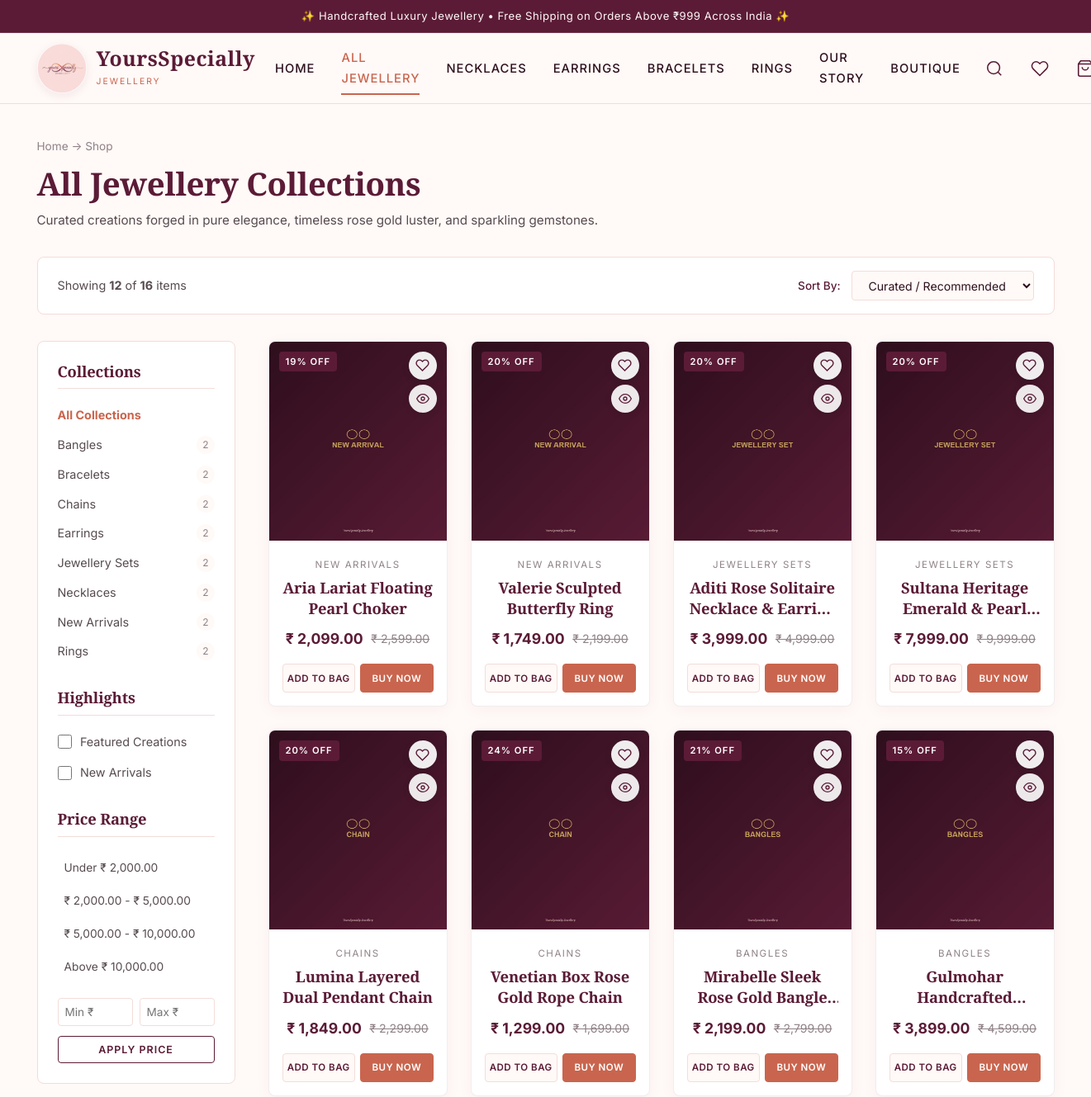
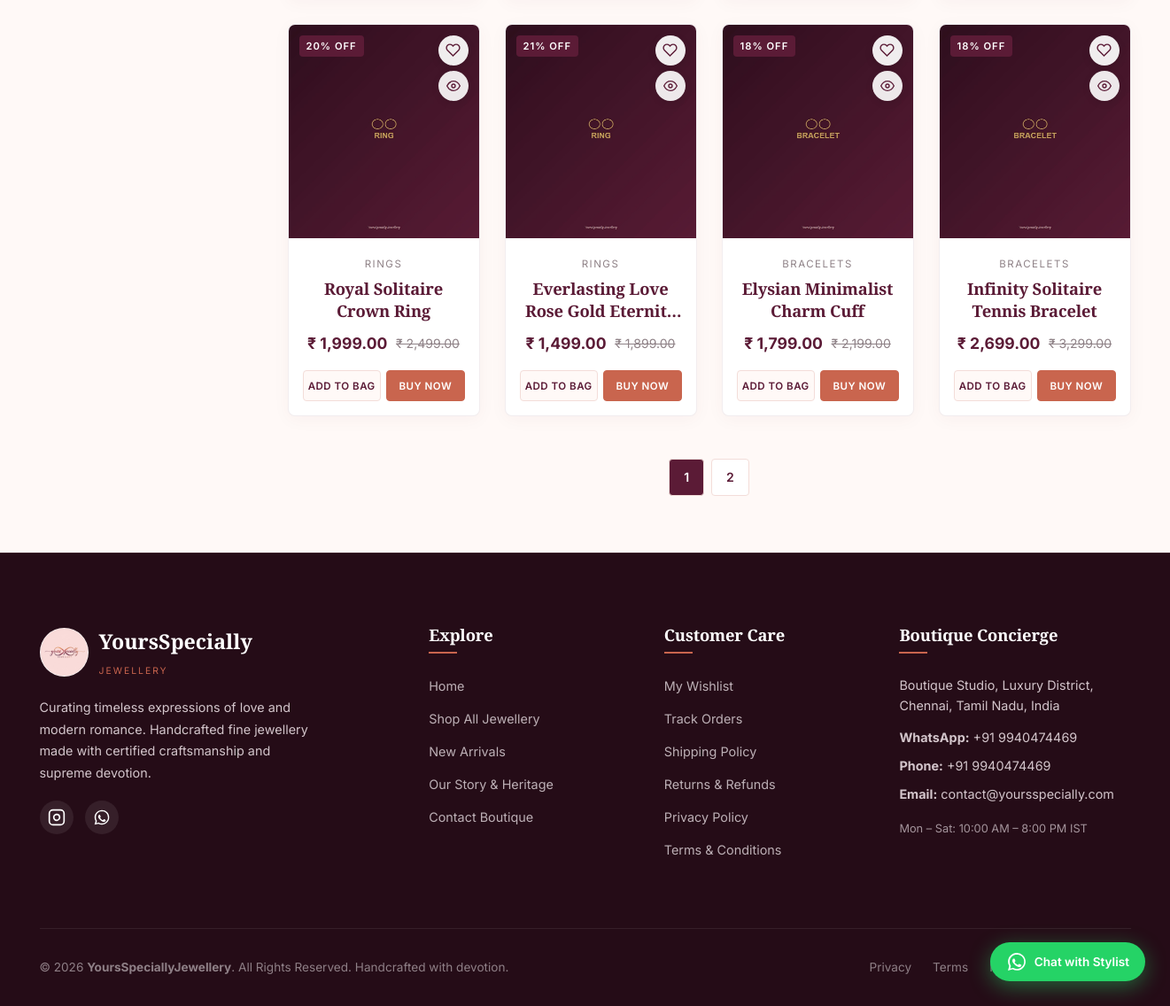
/products.php, run on the app's committed database (2 pictures, top to bottom).
### tables this page shows
CREATE TABLE IF NOT EXISTS `categories` (
  `id` INT UNSIGNED NOT NULL AUTO_INCREMENT,
  `name` VARCHAR(100) NOT NULL,
  `slug` VARCHAR(120) NOT NULL UNIQUE,
  `description` TEXT DEFAULT NULL,
  `image` VARCHAR(255) DEFAULT NULL,
  `status` TINYINT(1) NOT NULL DEFAULT 1,
  `display_order` INT NOT NULL DEFAULT 0,
  `created_at` TIMESTAMP DEFAULT CURRENT_TIMESTAMP,
  PRIMARY KEY (`id`),
  INDEX `idx_cat_slug` (`slug`),
  INDEX `idx_cat_status` (`status`),
  INDEX `idx_cat_order` (`status`, `display_order`, `id`)
);

CREATE TABLE IF NOT EXISTS `products` (
  `id` INT UNSIGNED NOT NULL AUTO_INCREMENT,
  `category_id` INT UNSIGNED NOT NULL,
  `name` VARCHAR(200) NOT NULL,
  `slug` VARCHAR(220) NOT NULL UNIQUE,
  `description` LONGTEXT DEFAULT NULL,
  `price` DECIMAL(10,2) NOT NULL,
  `sale_price` DECIMAL(10,2) DEFAULT NULL,
  `stock` INT NOT NULL DEFAULT 0,
  `sku` VARCHAR(50) NOT NULL UNIQUE,
  `main_image` VARCHAR(255) DEFAULT NULL,
  `status` TINYINT(1) NOT NULL DEFAULT 1,
  `featured` TINYINT(1) NOT NULL DEFAULT 0,
  `is_new_arrival` TINYINT(1) NOT NULL DEFAULT 0,
  `display_order` INT NOT NULL DEFAULT 0,
  `created_at` TIMESTAMP DEFAULT CURRENT_TIMESTAMP,
  `updated_at` TIMESTAMP DEFAULT CURRENT_TIMESTAMP ON UPDATE CURRENT_TIMESTAMP,
  PRIMARY KEY (`id`),
  INDEX `idx_prod_cat` (`category_id`),
  INDEX `idx_prod_slug` (`slug`),
  INDEX `idx_prod_sku` (`sku`),
  INDEX `idx_prod_status` (`status`),
  INDEX `idx_prod_featured` (`featured`),
  INDEX `idx_prod_new` (`status`, `is_new_arrival`, `display_order`),
  INDEX `idx_prod_order` (`status`, `display_order`, `id`),
  CONSTRAINT `fk_products_category` FOREIGN KEY (`category_id`) REFERENCES `categories` (`id`) ON DELETE CASCADE
);

### products.php (the view, shortened to what the rows shown need)
<?php
require_once __DIR__ . '/config/config.php';
$categorySlug = trim($_GET['category'] ?? '');
$sort = trim($_GET['sort'] ?? 'recommended');
$page = max(1, (int)($_GET['page'] ?? 1));
$perPage = 12;
$offset = ($page - 1) * $perPage;
$currentCategory = null;
$whereConditions = ["p.status = 1"];
$params = [];
function getFilterUrl($overrides = []) {
    $params = $_GET;
    unset($params['page']);
    foreach ($overrides as $k => $v) {
        if ($v === null || $v === '') {
            unset($params[$k]);
        } else {
            $params[$k] = $v;
        }
    }
    return 'products.php' . (!empty($params) ? '?' . http_build_query($params) : '');
}
try {
    $db = getDBConnection();
    $catStmt = $db->query("SELECT id, name, slug, (SELECT COUNT(*) FROM products WHERE category_id = categories.id AND status = 1) as prod_count
                           FROM categories
                           WHERE status = 1
                           ORDER BY display_order ASC, name ASC");
    $allCategories = $catStmt->fetchAll();
    switch ($sort) {
        case 'recommended':
        default:
            $orderBy = "p.display_order ASC, p.id DESC";
            break;
    }
    $whereSql = implode(" AND ", $whereConditions);
    $sql = "SELECT p.*, c.name AS category_name, c.slug AS category_slug
            FROM products p
            LEFT JOIN categories c ON p.category_id = c.id
            WHERE " . $whereSql . "
            ORDER BY " . $orderBy . "
            LIMIT " . (int)$perPage . " OFFSET " . (int)$offset;
    $stmt = $db->prepare($sql);
    $stmt->execute($params);
    $products = $stmt->fetchAll();
} catch (Exception $e) {
    error_log("Products page error: " . $e->getMessage());
    $products = [];
    $allCategories = [];
    $totalProducts = 0;
    $totalPages = 1;
}
require_once __DIR__ . '/includes/header.php';
?>
<div class="container" style="padding-top: 2.5rem; padding-bottom: 4rem;">
    <div style="margin-bottom: 2rem;">
        <h1 style="font-size: 2.4rem; color: var(--primary); margin-bottom: 0.5rem;">
            <?= $currentCategory ? e($currentCategory['name']) : 'All Jewellery Collections' ?>
        </h1>
    </div>
    <div class="catalog-layout">
        <aside id="catalogFilterSidebar" style="background: #fff; padding: 1.5rem; border-radius: var(--radius-md); border: 1px solid var(--border-subtle);">
            <ul style="display: flex; flex-direction: column; gap: 0.75rem; margin-bottom: 2rem;">
                <?php foreach ($allCategories as $cat): ?>
                    <li>
                        <a href="<?= BASE_URL . e(getFilterUrl(['category' => $cat['slug']])) ?>" style="display: flex; justify-content: space-between; align-items: center; font-size: 0.9rem; color: <?= ($categorySlug == $cat['slug']) ? 'var(--secondary); font-weight: 700;' : 'var(--text-secondary);' ?>">
                            <span><?= e($cat['name']) ?></span>
                            <span style="font-size: 0.75rem; background: var(--bg-cream); color: var(--text-muted); padding: 1px 7px; border-radius: 12px;"><?= $cat['prod_count'] ?></span>
                        </a>
                    </li>
                <?php endforeach; ?>
            </ul>
        </aside>
        <main>
            <?php if (empty($products)): ?>
                <div style="background: #fff; padding: 4rem 2rem; text-align: center; border-radius: var(--radius-md); border: 1px solid var(--border-subtle);">
                    <svg viewBox="0 0 24 24" width="48" height="48" fill="none" stroke="var(--primary)" stroke-width="1.5" style="margin-bottom: 1rem;">
                        <circle cx="11" cy="11" r="8"></circle>
                        <line x1="21" y1="21" x2="16.65" y2="16.65"></line>
                    </svg>
                    <h3 style="margin-bottom: 0.5rem;">No Jewellery Pieces Found</h3>
                    <p style="color: var(--text-secondary); max-width: 420px; margin: 0 auto 1.5rem;">
                        We couldn't find any designs matching your selected criteria. Try adjusting your filters or search keywords.
                    </p>
                    <a href="<?= BASE_URL ?>products.php" class="btn btn-primary">Browse All Creations</a>
                </div>
            <?php else: ?>
                <div class="product-grid">
                    <?php foreach ($products as $prod):
                        $hasDiscount = !empty($prod['sale_price']) && $prod['sale_price'] < $prod['price'];
                        $discountPercent = $hasDiscount ? round((($prod['price'] - $prod['sale_price']) / $prod['price']) * 100) : 0;
                    ?>
                        <div class="product-card">
                            <div class="product-thumb-wrap">
                                <a href="<?= BASE_URL ?>product.php?slug=<?= urlencode($prod['slug']) ?>">
                                    <img src="<?= BASE_URL . e($prod['main_image'] ?: 'assets/images/prod-neck-1.jpg') ?>" alt="<?= e($prod['name']) ?>" class="product-thumb" loading="lazy">
                                </a>
                                <?php if ($hasDiscount): ?>
                                    <span class="product-badge badge-discount"><?= $discountPercent ?>% OFF</span>
                                <?php elseif (!empty($prod['is_new_arrival'])): ?>
                                    <span class="product-badge badge-new-arrival">New Arrival</span>
                                <?php elseif (!empty($prod['featured'])): ?>
                                    <span class="product-badge">Featured</span>
                                <?php endif; ?>
                                <div class="product-actions-floating">
                                    <button type="button" class="wishlist-toggle-btn"
                                            data-product-id="<?= $prod['id'] ?>"
                                            data-name="<?= e($prod['name']) ?>"
                                            data-slug="<?= e($prod['slug']) ?>"
                                            data-price="<?= e($prod['price']) ?>"
                                            data-sale-price="<?= e($prod['sale_price'] ?? '') ?>"
                                            data-image="<?= e($prod['main_image'] ?: 'assets/images/prod-neck-1.jpg') ?>"
                                            data-sku="<?= e($prod['sku']) ?>"
                                            data-in-stock="<?= ($prod['stock'] > 0) ? '1' : '0' ?>"
                                            title="Save to Wishlist" aria-label="Save to Wishlist">
                                        <svg viewBox="0 0 24 24" width="16" height="16" stroke-width="2">
                                            <path d="M20.84 4.61a5.5 5.5 0 0 0-7.78 0L12 5.67l-1.06-1.06a5.5 5.5 0 0 0-7.78 7.78l1.06 1.06L12 21.23l7.78-7.78 1.06-1.06a5.5 5.5 0 0 0 0-7.78z"></path>
                                        </svg>
                                    </button>
                                    <a href="<?= BASE_URL ?>product.php?slug=<?= urlencode($prod['slug']) ?>" class="floating-action-btn" title="View Details">
                                        <svg viewBox="0 0 24 24" width="16" height="16" fill="none" stroke="currentColor" stroke-width="2">
                                            <path d="M1 12s4-8 11-8 11 8 11 8-4 8-11 8-11-8-11-8z"></path>
                                            <circle cx="12" cy="12" r="3"></circle>
                                        </svg>
                                    </a>
                                </div>
                            </div>
                            <div class="product-info">
                                <span class="product-category-name"><?= e($prod['category_name'] ?? 'Jewellery') ?></span>
                                <h4 class="product-title">
                                    <a href="<?= BASE_URL ?>product.php?slug=<?= urlencode($prod['slug']) ?>"><?= e($prod['name']) ?></a>
                                </h4>
                                <div class="product-price-box">
                                    <?php if ($hasDiscount): ?>
                                        <span class="price-current"><?= formatPrice($prod['sale_price']) ?></span>
                                        <span class="price-original"><?= formatPrice($prod['price']) ?></span>
                                    <?php else: ?>
                                        <span class="price-current"><?= formatPrice($prod['price']) ?></span>
                                    <?php endif; ?>
                                </div>
                                <div class="product-card-footer">
                                    <?php if ((int)$prod['stock'] > 0): ?>
                                        <button type="button" class="btn-add-cart ajax-add-to-cart" data-product-id="<?= $prod['id'] ?>">Add to Bag</button>
                                        <button type="button" class="btn-buy-now" data-product-id="<?= $prod['id'] ?>" onclick="buyNow(<?= $prod['id'] ?>)">Buy Now</button>
                                    <?php else: ?>
                                        <span class="btn-out-of-stock">Sold Out</span>
                                    <?php endif; ?>
                                </div>
                            </div>
                        </div>
                    <?php endforeach; ?>
                </div>
            <?php endif; ?>
        </main>
    </div>
</div>
<?php require_once __DIR__ . '/includes/footer.php'; ?>

### includes/header.php (shortened to what the rows shown need)
<?php
require_once __DIR__ . '/../config/config.php';
$announcement = getSetting('announcement_bar', '✨ Handcrafted Luxury Jewellery • Free Shipping on Orders Above ₹999 Across India ✨');
$navCategories = [];
try {
    $dbNav = getDBConnection();
    $navCatStmt = $dbNav->query("SELECT id, name, slug FROM categories WHERE status = 1 ORDER BY display_order ASC, id ASC");
    $navCategories = $navCatStmt->fetchAll();
} catch (Exception $e) {
    $navCategories = [];
}
?>
<!DOCTYPE html>
<html lang="en">
<head>
    <?php
    $cssFile = dirname(__DIR__) . '/assets/css/style.css';
    $cssVersion = file_exists($cssFile) ? filemtime($cssFile) : '2.3';
    ?>
    <link rel="stylesheet" href="<?= BASE_URL ?>assets/css/style.css?v=<?= $cssVersion ?>">
</head>
<body>
<header class="site-header">
    <div class="container">
        <div class="header-inner">
            <nav class="main-nav" aria-label="Main Navigation">
                <a href="<?= BASE_URL ?>index.php" class="nav-link <?= (basename($_SERVER['PHP_SELF']) == 'index.php') ? 'active' : '' ?>">Home</a>
                <a href="<?= BASE_URL ?>products.php" class="nav-link <?= (basename($_SERVER['PHP_SELF']) == 'products.php' && empty($_GET['category'])) ? 'active' : '' ?>">All Jewellery</a>
                <?php
                $topNavCats = array_slice($navCategories, 0, 4);
                foreach ($topNavCats as $nCat):
                    $isCatActive = (($_GET['category'] ?? '') === $nCat['slug']);
                ?>
                    <a href="<?= BASE_URL ?>products.php?category=<?= urlencode($nCat['slug']) ?>" class="nav-link <?= $isCatActive ? 'active' : '' ?>">
                        <?= e($nCat['name']) ?>
                    </a>
                <?php endforeach; ?>
                <a href="<?= BASE_URL ?>about.php" class="nav-link <?= (basename($_SERVER['PHP_SELF']) == 'about.php') ? 'active' : '' ?>">Our Story</a>
                <a href="<?= BASE_URL ?>contact.php" class="nav-link <?= (basename($_SERVER['PHP_SELF']) == 'contact.php') ? 'active' : '' ?>">Boutique</a>
            </nav>
        </div>
    </div>
</header>

### data on the page
categories: name "NECKLACES", name "Necklaces", prod_count "2"
categories: name "EARRINGS", name "Earrings", prod_count "2"
categories: name "BRACELETS", name "Bracelets", prod_count "2"
categories: name "RINGS", name "Rings", prod_count "2"
categories: name "Bangles", prod_count "2"
categories: name "Chains", prod_count "2"
categories: name "Jewellery Sets", prod_count "2"
categories: name "New Arrivals", prod_count "2"
products: main_image (picture), discountPercent "19", category.name "NEW ARRIVALS", name "Aria Lariat Floating Pearl Choker", sale_price "₹ 2,099.00", price "₹ 2,599.00"
products: main_image (picture), discountPercent "20", category.name "NEW ARRIVALS", name "Valerie Sculpted Butterfly Ring", sale_price "₹ 1,749.00", price "₹ 2,199.00"
products: main_image (picture), discountPercent "20", category.name "JEWELLERY SETS", name "Aditi Rose Solitaire Necklace &…", sale_price "₹ 3,999.00", price "₹ 4,999.00"
products: main_image (picture), discountPercent "20", category.name "JEWELLERY SETS", name "Sultana Heritage Emerald &…", sale_price "₹ 7,999.00", price "₹ 9,999.00"
products: main_image (picture), discountPercent "20", category.name "CHAINS", name "Lumina Layered Dual Pendant Chain", sale_price "₹ 1,849.00", price "₹ 2,299.00"
products: main_image (picture), discountPercent "24", category.name "CHAINS", name "Venetian Box Rose Gold Rope Chain", sale_price "₹ 1,299.00", price "₹ 1,699.00"
products: main_image (picture), discountPercent "21", category.name "BANGLES", name "Mirabelle Sleek Rose Gold…", sale_price "₹ 2,199.00", price "₹ 2,799.00"
products: main_image (picture), discountPercent "15", category.name "BANGLES", name "Gulmohar…", sale_price "₹ 3,899.00", price "₹ 4,599.00"
products: main_image (picture), discountPercent "20", category.name "RINGS", name "Royal Solitaire Crown Ring", sale_price "₹ 1,999.00", price "₹ 2,499.00"
products: main_image (picture), discountPercent "21", category.name "RINGS", name "Everlasting Love Rose Gold…", sale_price "₹ 1,499.00", price "₹ 1,899.00"
products: main_image (picture), discountPercent "18", category.name "BRACELETS", name "Elysian Minimalist Charm Cuff", sale_price "₹ 1,799.00", price "₹ 2,199.00"
products: main_image (picture), discountPercent "18", category.name "BRACELETS", name "Infinity Solitaire Tennis Bracelet", sale_price "₹ 2,699.00", price "₹ 3,299.00"

### other printed values
$announcement "✨ Handcrafted Luxury Jewellery • Free Shipping on Orders Above ₹999 Across India ✨"
count($products) "12"
$totalProducts "16"
formatPrice(2000) "₹ 2,000.00"
formatPrice(5000) "₹ 5,000.00"
formatPrice(10000) "₹ 10,000.00"
$businessAddress "Boutique Studio, Luxury District, Chennai, Tamil Nadu, India"
$whatsappNum "9940474469"
$contactPhone "+91 9940474469"
$contactEmail "contact@yoursspecially.com"
